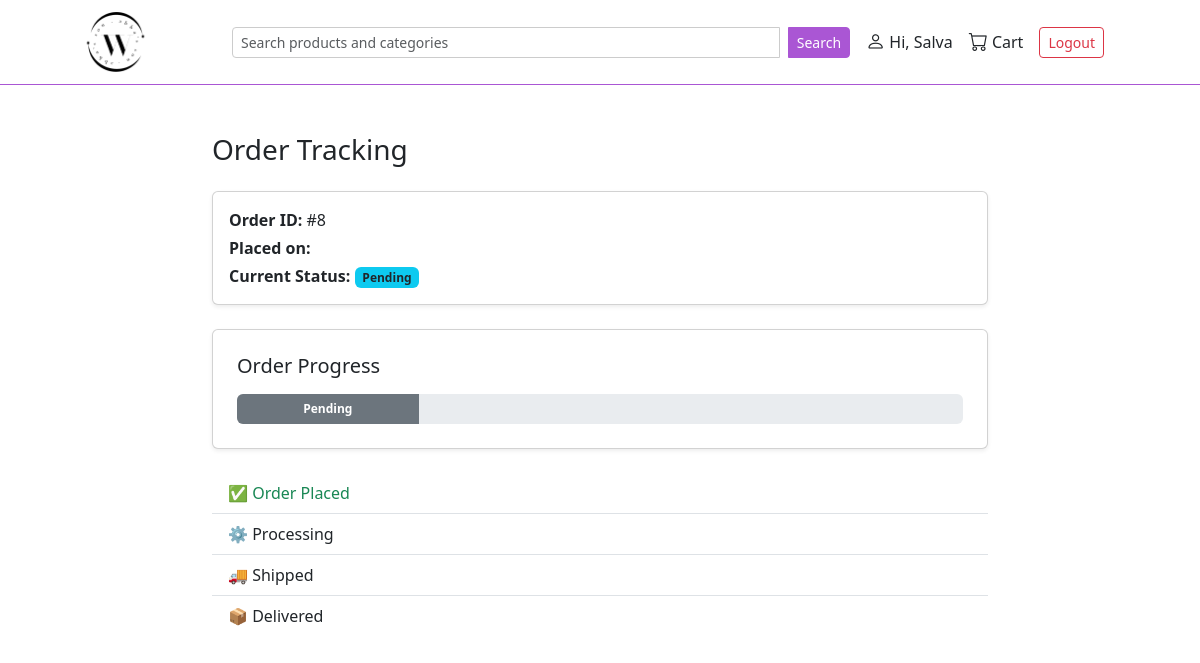
The page /order/order_history/track/8 (signed in) on the database as committed earlier.
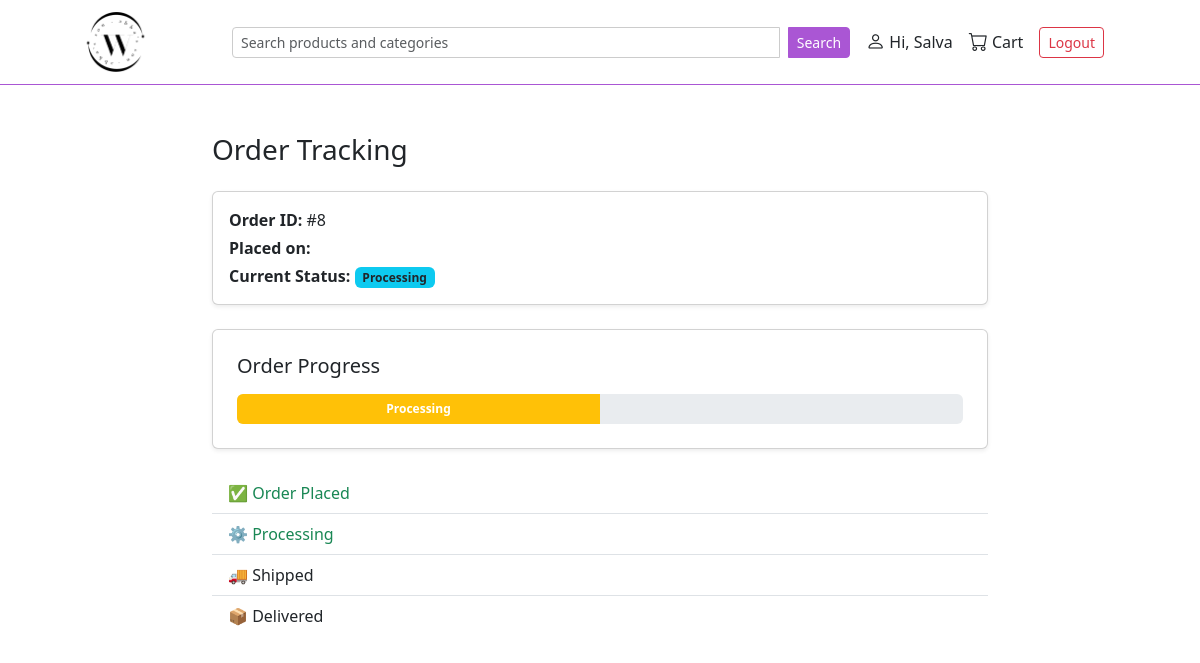
The same page on the database as committed later.
### order/models.py (models this page shows, shortened)
class Order(models.Model):
    class DELI_STATUS (models.TextChoices):
        PENDING = 'PENDING', 'Pending'
        PROCESSING = 'PROCESSING', 'Processing'
        SHIPPED = 'SHIPPED', 'Shipped'
        DELIVERED = 'DELIVERED', 'Delivered'
        CANCELLED = 'CANCELLED', 'Cancelled'
    user = models.ForeignKey(settings.AUTH_USER_MODEL, on_delete=models.CASCADE)
    status = models.CharField(max_length=50, choices=DELI_STATUS.choices, default=DELI_STATUS.PENDING)
    date_created = models.DateTimeField(auto_now_add=True)
    end_total_price = models.DecimalField(max_digits=8, decimal_places=2, default=Decimal('0.00'))
    delivery_state = models.CharField(max_length=10, choices=NigerianStates.choices, blank=True)
    delivery_fee = models.IntegerField(blank=True, null=True)

### order/views.py (the view)
# urls.py: path('order_history/track/<int:id>', views.track_order, name='track_order'),
@login_required
def track_order(request, id):
    order = get_object_or_404(Order, id=id)
    context = {
        "order": order,
        "is_pending": order.status == Order.DELI_STATUS.PENDING,
        "is_processing": order.status == Order.DELI_STATUS.PROCESSING,
        "is_delivered": order.status == Order.DELI_STATUS.DELIVERED,
    }
    return render(request, 'track_order.html', context)

### order/templates/track_order.html
{% extends "layout.html" %}
{% block content %}
<div class="container py-5" style="max-width: 800px;">
  <h3 class="mb-4">Order Tracking</h3>
  <div class="card p-3 mb-4 shadow-sm">
    <p class="mb-1"><strong>Order ID:</strong> #{{ order.id }}</p>
    <p class="mb-1"><strong>Placed on:</strong> {{ order.created_at|date:"F j, Y" }}</p>
    <p class="mb-0"><strong>Current Status:</strong>
      <span class="badge bg-info text-dark">{{ order.get_status_display }}</span>
    </p>
  </div>
  <div class="card p-4 shadow-sm">
    <h5 class="mb-3">Order Progress</h5>
    <div class="progress" style="height: 30px;">
      {% if order.status == "PENDING" %}
        <div class="progress-bar bg-secondary" style="width: 25%;"><span class="fw-bold">Pending</span></div>
      {% elif order.status == "PROCESSING" %}
        <div class="progress-bar bg-warning" style="width: 50%;"><span class="fw-bold">Processing</span></div>
      {% elif order.status == "SHIPPED" %}
        <div class="progress-bar bg-primary" style="width: 75%;"><span class="fw-bold">Shipped</span></div>
      {% elif order.status == "DELIVERED" %}
        <div class="progress-bar bg-success" style="width: 100%;"><span class="fw-bold">Delivered</span></div>
      {% endif %}
    </div>
  </div>
  <div class="mt-4">
    <ul class="list-group list-group-flush">
      <li class="list-group-item {% if order.status in "PENDING PROCESSING SHIPPED DELIVERED" %}text-success{% endif %}">
        ✅ Order Placed
      </li>
      <li class="list-group-item {% if order.status in "PROCESSING SHIPPED DELIVERED" %}text-success{% endif %}">
        ⚙️ Processing
      </li>
      <li class="list-group-item {% if order.status in "SHIPPED DELIVERED" %}text-success{% endif %}">
        🚚 Shipped
      </li>
      <li class="list-group-item {% if order.status == "DELIVERED" %}text-success{% endif %}">
        📦 Delivered
      </li>
    </ul>
  </div>
</div>
{% endblock %}

Rows that differ between the two databases and show on the page:
changed Order id 8: status "Pending" → "Processing"
Other text that changed with them:
text no longer shown: "Pending"
text now shown: "Processing"
